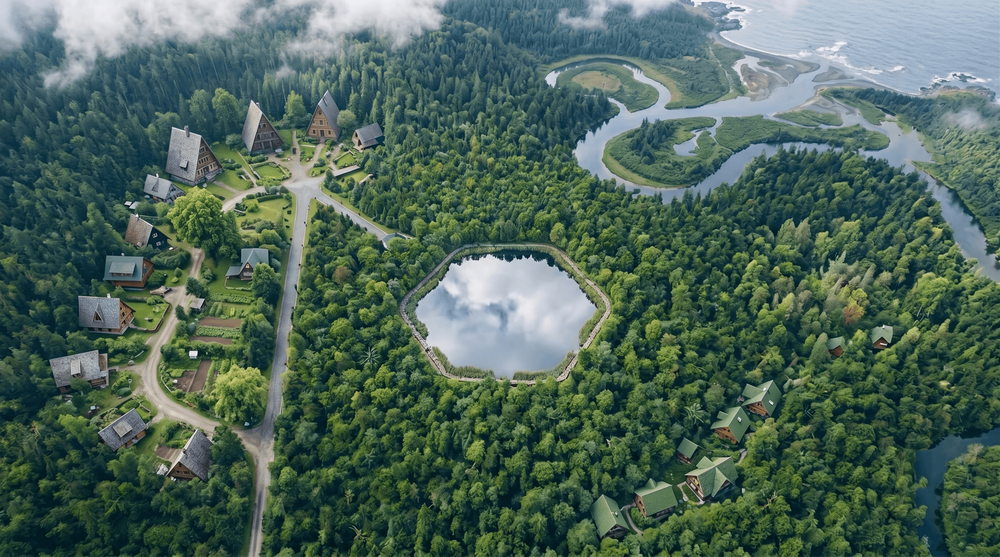
#> input picture main.png, 1000 x 557 px, shrunk from 2760 x 1536 before the run, found by its file name
$ python make_pan.py
#> lines starting #> are read from the running program, lines starting #| are printed output that depends on the picture
import cv2
import numpy as np

# Load main.png and mask
img = cv2.imread('public/main.png')
#> img is the input picture: shape (557, 1000, 3); mean B, G, R 89.9, 102.5, 78.2
mask = cv2.imread('mask_soft.png', cv2.IMREAD_GRAYSCALE)
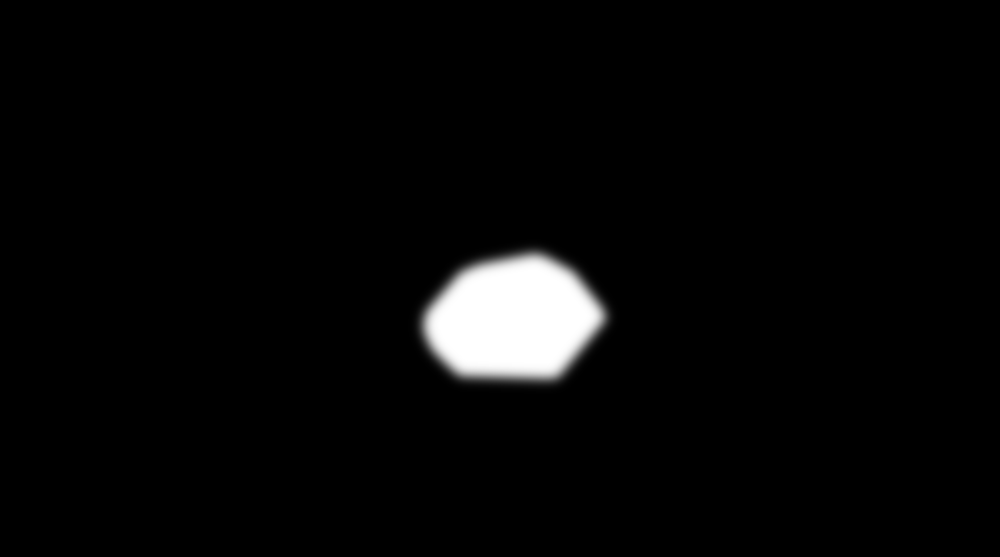
#> input picture mask_soft.png, 1000 x 557 px, shrunk from 2760 x 1536 before the run
#> mask is the input picture: shape (557, 1000); min 0, max 255, mean 7.7

height, width = img.shape[:2]
#> height = 557; width = 1000

# Extract the lake using the mask
lake = cv2.bitwise_and(img, img, mask=mask)
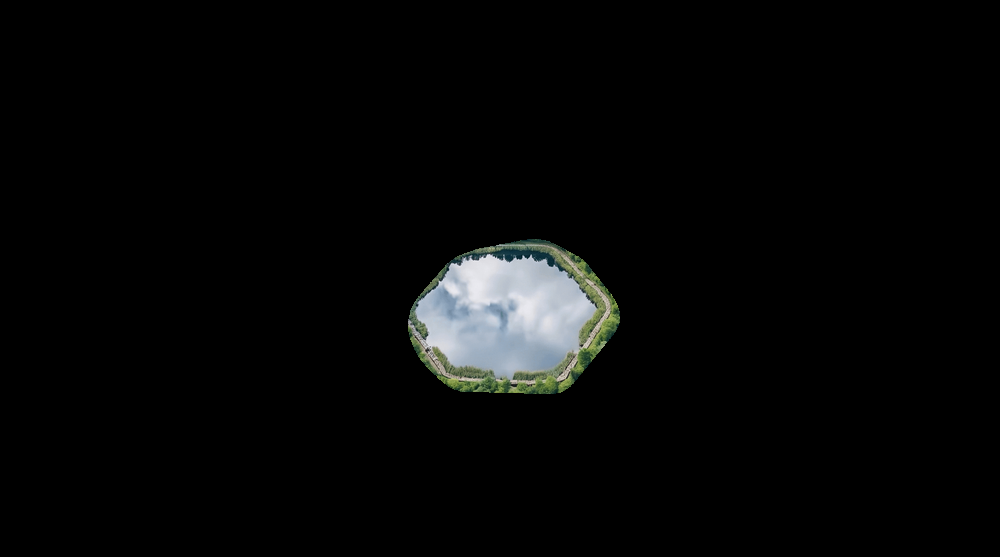
#> lake: shape (557, 1000, 3); mean B, G, R 7.2, 7.4, 6.8

# Create a seamless wide texture by mirroring the lake
# To make it seamlessly pan left to right, we can horizontally flip and concatenate
lake_flipped = cv2.flip(lake, 1)
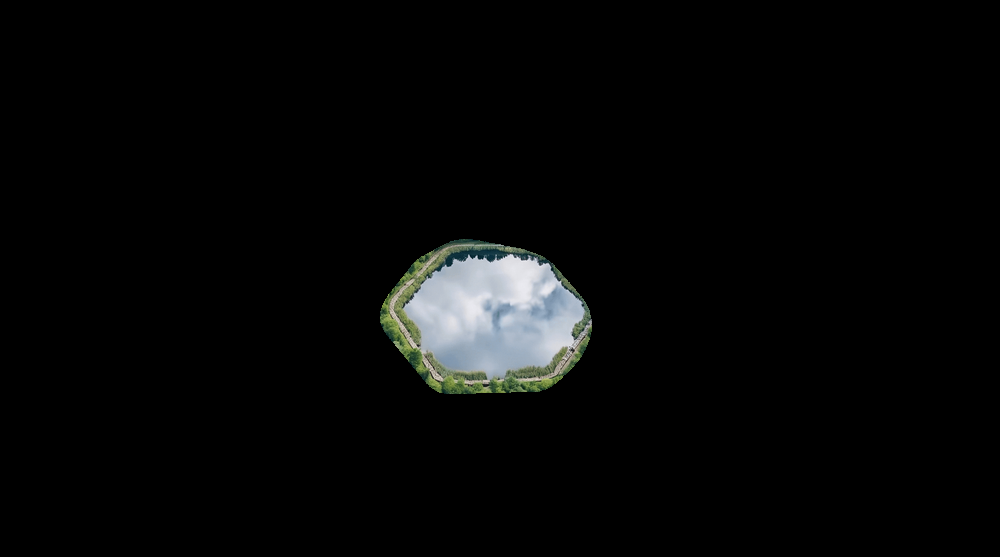
#> lake_flipped: shape (557, 1000, 3); mean B, G, R 7.2, 7.4, 6.8

# We want a texture that is 3x wide: original, flipped, original
wide_lake = np.hstack((lake, lake_flipped, lake))
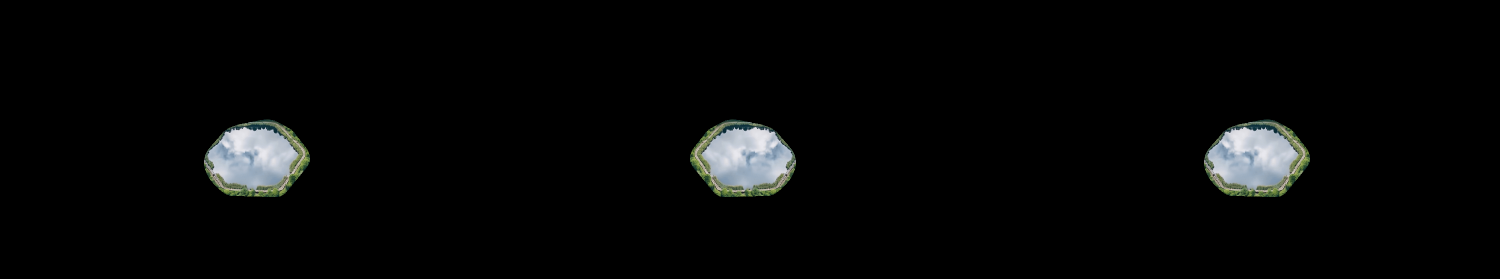
#> wide_lake: shape (557, 3000, 3) (shown at 1/2 size); mean B, G, R 7.2, 7.4, 6.8

cv2.imwrite('wide_lake.jpg', wide_lake)
print("Wide lake texture created.")
